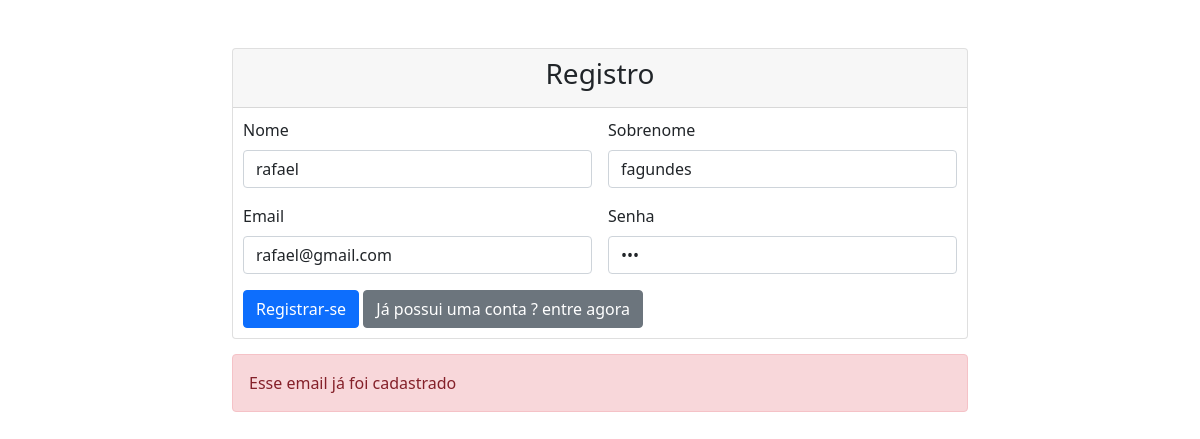
The app's page /app/view/cadastro_form.php?id=1 (signed in), older data.
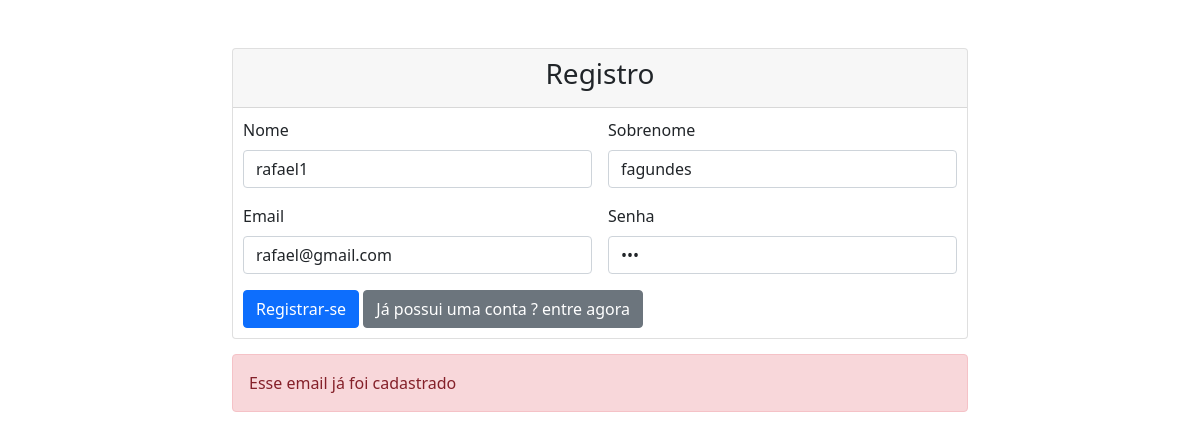
The same page, newer data.
### tables this page shows
CREATE TABLE `user` (
  `id` int(11) NOT NULL AUTO_INCREMENT,
  `name` varchar(255) NOT NULL,
  `lastname` varchar(255) NOT NULL,
  `email` varchar(255) NOT NULL,
  `password` varchar(255) NOT NULL,
  PRIMARY KEY (`id`),
  UNIQUE KEY `email` (`email`)
);

### app/model/User.php (called while the page is built, shortened)
<?php
class User extends Database
{
    public function getUserById($userId)
    {
        $conn = $this->connect();
        $sql = "SELECT * FROM user WHERE id = ?";
        $stmt = $conn->prepare($sql);
        $stmt->bind_param("i", $userId);
        $stmt->execute();
        $result = $stmt->get_result();
        $data = $result->fetch_assoc();
        return $data;
    }
}

### app/controller/UserController.php (called while the page is built, shortened)
<?php
include_once '../model/User.php';
class UserController
{
    private $user;
    public function __construct()
    {
        $this->user = new \User();
    }
    public function getUserById($userId)
    {
        $user = $this->user->getUserById($userId);
        return $user;
    }
}

### app/view/cadastro_form.php (the view, shortened to what this page needs)
<?php
include_once '../controller/UserController.php';
$userController = new UserController();
$msg = "";
if (isset($_SESSION['cadastro_falhou']) and $_SESSION['cadastro_falhou'] == true) {
    $msg = '<div class="alert alert-danger">Esse email já foi cadastrado</div>';
}elseif(isset($_SESSION['cadastro_sucesso']) and $_SESSION['cadastro_sucesso'] == true){
    $msg = '<div class="alert alert-success">Cadastrado com sucesso!</div>';
    unset($_SESSION['cadastro_sucesso']);
}
$userId=null;
if (isset($_GET['id'])) {
    $userId = $_GET['id'];
    $user = $userController->getUserById($userId);
    $name       = $user['name'] ?? '';
    $lastname   = $user['lastname'] ?? '';
    $email      = $user['email'] ?? '';
    $password   = $user['password'] ?? '';
} else {
    $name       = '';
    $lastname   = '';
    $email      = '';
    $password   = '';
}
?>
<!DOCTYPE html>
<html lang="en">
<head>
    <link href="../../assets/bootstrap-5.0.2-dist/css/bootstrap.min.css" rel="stylesheet">
    <link href="../../assets/css/cadastro_form.css" rel="stylesheet">
</head>
<body>
    <div class="container mt-5">
        <div class="row justify-content-center">
            <div class="col-md-8">
                <div class="card">
                    <div class="card-header">
                        <h3 class="text-center">Registro</h3>
                    </div>
                    <form class="row g-3" method="post" action="<?= $userController->processCadastro($userId) ?>">
                        <div class="col-md-6">
                            <label for="name" class="form-label">Nome</label>
                            <input name="name" type="name" class="form-control" id="name" value="<?= $name ?>" required>
                        </div>
                        <div class="col-md-6">
                            <label for="lastname" class="form-label">Sobrenome</label>
                            <input name="lastname" type="lastname" class="form-control" id="lastname" value="<?= $lastname ?>" required>
                        </div>
                        <div class="col-md-6">
                            <label for="email" class="form-label">Email</label>
                            <input name="email" type="email" class="form-control" id="email" value="<?= $email ?>" required>
                        </div>
                        <div class="col-md-6">
                            <label for="password" class="form-label">Senha</label>
                            <input name="password" type="password" class="form-control" id="password" value="<?= $password ?>" required>
                        </div>
                        <div class="col-12">
                            <button type="submit" class="btn btn-primary">Registrar-se</button>
                            <a id="logar" class="btn btn-secondary" href="../">Já possui uma conta ? entre agora</a>
                        </div>
                    </form>
                </div>
                <?= $msg ?>
            </div>
        </div>
    </div>
</body>
</html>

Row changes from the older to the newer data that the page shows:
changed user "fagundes": name "rafael" → "rafael1"
